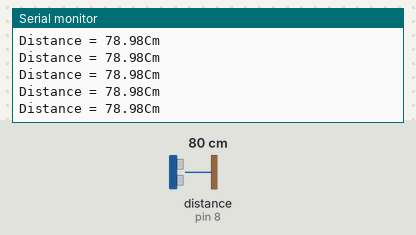
This sketch was run on a simulated Arduino Uno, built with avr-gcc and run on an emulated ATmega328P. Parts: the last lines printed to the serial monitor. Wiring (inferred from the names in the program): ultrasonic range finder: trigger pin 7; echo pin 8. The inputs (shaded band) are chosen by the test bench; at power-on: distance to the obstacle (sensor on pin 8) 80 cm. The echo pulse lasts 58.3 µs per cm.

Above: at 1.2 s.
1.3 s: distance to the obstacle (sensor on pin 8) set to 120 cm
At 2.0 s:
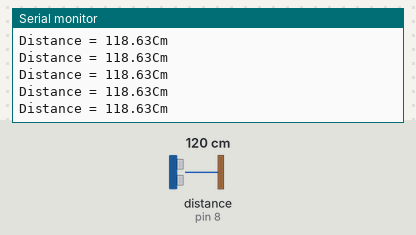
4.3 s: distance to the obstacle (sensor on pin 8) set to 2 cm
At 5.0 s:
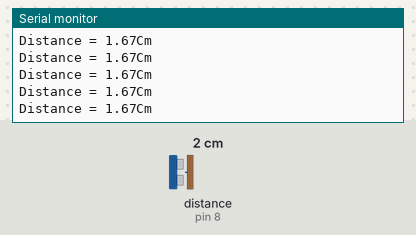
10.3 s: distance to the obstacle (sensor on pin 8) set to 250 cm
At 10.9 s:
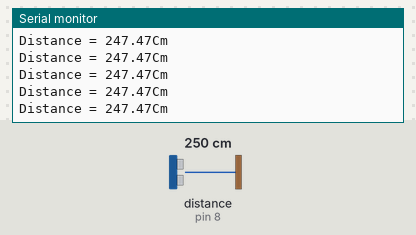
13.3 s: distance to the obstacle (sensor on pin 8) set to 4 cm
At 13.9 s:
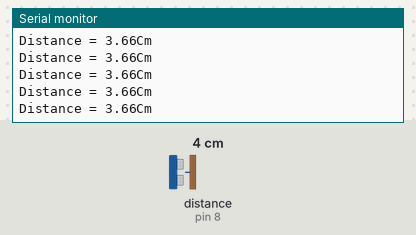
16.3 s: distance to the obstacle (sensor on pin 8) set to 299 cm
At 17.0 s:
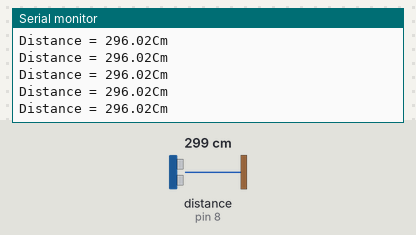
22.3 s: distance to the obstacle (sensor on pin 8) set to 18 cm
At 23.2 s:
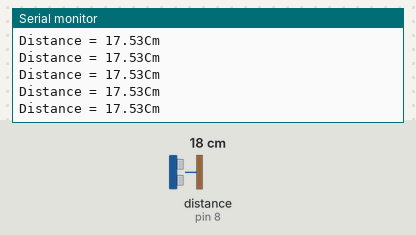
Timing chart, 0 to 25.3 s (numbered marks = the images above; inputs shaded):
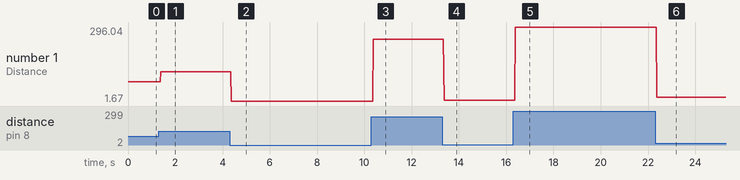

Measured:
- after the input at 1.3 s, the serial monitor: prints a new line after 0.08 s (image 1)
- after the input at 4.3 s, the serial monitor: prints a new line after 0.07 s (image 2)
- after the input at 10.3 s, the serial monitor: prints a new line after 0.08 s (image 3)
- after the input at 13.3 s, the serial monitor: prints a new line after 0.07 s (image 4)
- after the input at 16.3 s, the serial monitor: prints a new line after 0.07 s (image 5)
- after the input at 22.3 s, the serial monitor: prints a new line after 0.08 s (image 6)
- plotted number 1: 78.98 → 118.63 after the input at 1.3 s, 118.63 → 1.67 after the input at 4.3 s, 1.67 → 247.47 after the input at 10.3 s, 247.47 → 3.66 after the input at 13.3 s, 3.66 → 296.02 after the input at 16.3 s

The sketch:

ultrasonic.ino
```cpp
int trig=7;
int echo=8;
long duration=0;
float distance=0;
void setup()
{
  Serial.begin(9600);
  pinMode(trig, OUTPUT);
  pinMode(echo, INPUT);
}

void loop()
{
  digitalWrite(trig, LOW);
  delayMicroseconds(2);
  digitalWrite(trig, HIGH);
  delayMicroseconds(10);
  digitalWrite(trig, LOW);

  duration=pulseIn(echo, HIGH);
  distance=duration*0.034/2;
  Serial.println("Distance = "+ String(distance)+ "Cm");
}
```
